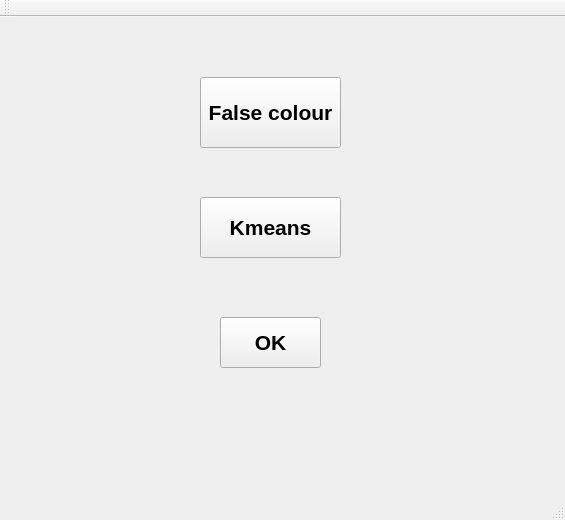
<?xml version="1.0" encoding="UTF-8"?>
<ui version="4.0">
 <class>MainWindow</class>
 <widget class="QMainWindow" name="MainWindow">
  <property name="geometry">
   <rect>
    <x>0</x>
    <y>0</y>
    <width>565</width>
    <height>520</height>
   </rect>
  </property>
  <property name="windowTitle">
   <string>MainWindow</string>
  </property>
  <widget class="QWidget" name="centralWidget">
   <widget class="QPushButton" name="pushButton_colour">
    <property name="geometry">
     <rect>
      <x>200</x>
      <y>60</y>
      <width>141</width>
      <height>71</height>
     </rect>
    </property>
    <property name="font">
     <font>
      <pointsize>16</pointsize>
      <weight>75</weight>
      <bold>true</bold>
     </font>
    </property>
    <property name="text">
     <string>False colour</string>
    </property>
   </widget>
   <widget class="QPushButton" name="pushButton_exit">
    <property name="geometry">
     <rect>
      <x>220</x>
      <y>300</y>
      <width>101</width>
      <height>51</height>
     </rect>
    </property>
    <property name="font">
     <font>
      <pointsize>16</pointsize>
      <weight>75</weight>
      <bold>true</bold>
     </font>
    </property>
    <property name="text">
     <string>OK</string>
    </property>
   </widget>
   <widget class="QPushButton" name="pushButton_kmeans">
    <property name="geometry">
     <rect>
      <x>200</x>
      <y>180</y>
      <width>141</width>
      <height>61</height>
     </rect>
    </property>
    <property name="font">
     <font>
      <pointsize>16</pointsize>
      <weight>75</weight>
      <bold>true</bold>
     </font>
    </property>
    <property name="text">
     <string>Kmeans</string>
    </property>
   </widget>
  </widget>
  <widget class="QMenuBar" name="menuBar">
   <property name="geometry">
    <rect>
     <x>0</x>
     <y>0</y>
     <width>565</width>
     <height>25</height>
    </rect>
   </property>
  </widget>
  <widget class="QToolBar" name="mainToolBar">
   <attribute name="toolBarArea">
    <enum>TopToolBarArea</enum>
   </attribute>
   <attribute name="toolBarBreak">
    <bool>false</bool>
   </attribute>
  </widget>
  <widget class="QStatusBar" name="statusBar"/>
 </widget>
 <layoutdefault spacing="6" margin="11"/>
 <resources/>
 <connections/>
</ui>
